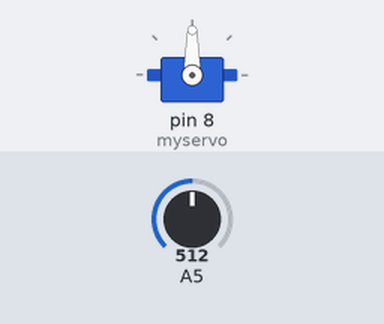
This sketch was run on a simulated Arduino Uno, built with avr-gcc and run on an emulated ATmega328P. Parts: servo. The inputs (shaded band) are chosen by the test bench; at power-on: A5 = 512.

Above: at 0.01 s.
At 7.23 s:
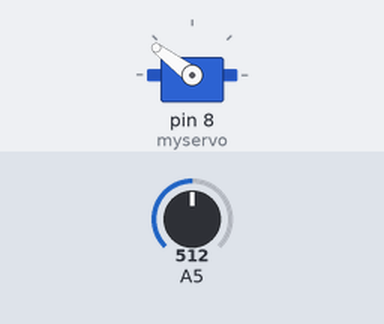
7.3 s: A5 set to 306
At 20.0 s:
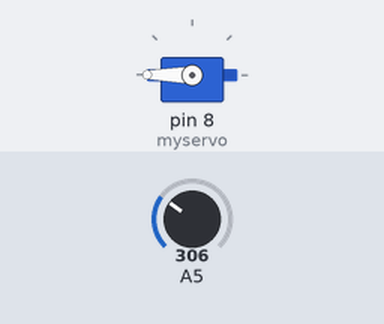
Timing chart, 0 to 30.7 s (numbered marks = the images above; inputs shaded):
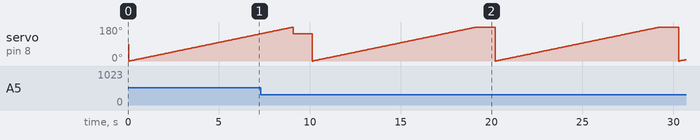

The sketch:

kkkkkk.ino
```cpp
#include <Servo.h>
  Servo myservo;
  int maxi = 0;
  int k = 0;
  int analogg;

void setup()
{
  myservo.attach(8);
}
void loop()
{
  maxi = 0;
  for(int i = 0; i <=180; i++)
  {
    delay(50);
     myservo.write(i);
    analogg = analogRead(A5);
    if(analogg >= maxi)
    {
    maxi = analogg;
    k = i;
    }
  }
  myservo.write(k);
  delay(1000);
}
```
